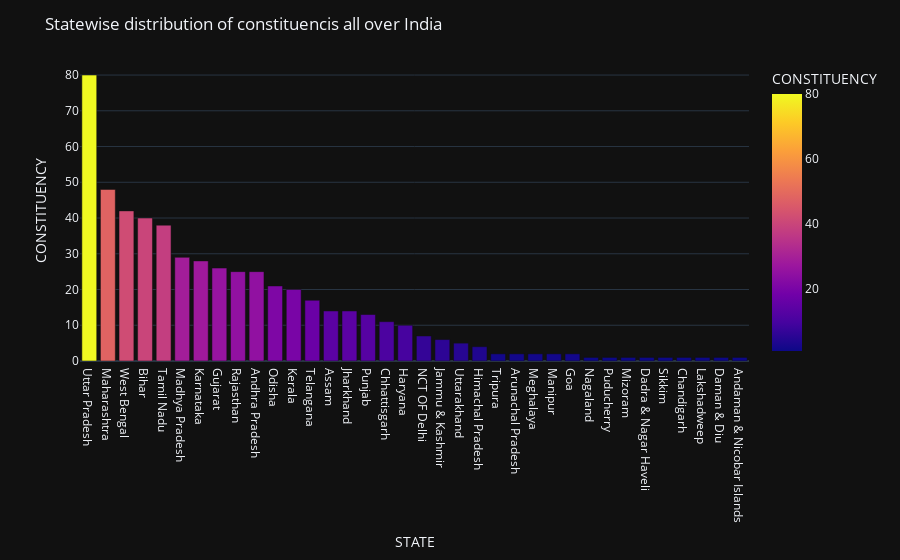

Source (notebook cell):
### Markdown cell above
"This count plot visualizes the distribution of educational levels ('EDUCATION') among the observations in the 'df_non_nota' DataFrame. Each bar on the plot represents a unique education category, and the height of the bar corresponds to the count of observations belonging to that category. This visualization provides a quick and effective way to understand the educational composition within the dataset, offering insights into the prevalence of different education levels among the non-NOTA (None of the Above) instances. Analyzing this distribution can be valuable for understanding the educational diversity and patterns present in the dataset."

### Code cell
st = candidate_personal_df.groupby('STATE').apply(lambda x : x['CONSTITUENCY'].nunique()).reset_index(name = 'CONSTITUENCY') #grouping state
shp_gdf = gpd.read_file('/content/Indian_States.shp')
merged = shp_gdf.set_index("st_nm").join(st.set_index('STATE'))
fig, ax = plt.subplots(1,figsize = (10,10))
ax.axis('off')
ax.set_title('State-wise Distribution of Indian Constituencies')
fig = merged.plot(column = "CONSTITUENCY",cmap='inferno_r',linewidth=0.5, ax=ax, edgecolor='0.2',legend=True )
st.sort_values(by='CONSTITUENCY',ascending=False,inplace=True)
fig2 = px.bar(st,x = 'STATE', y = 'CONSTITUENCY',color ='CONSTITUENCY',labels= {'pop':'Costituencies of India'})
fig2.update_layout(title_text ='Statewise distribution of constituencis all over India',template ='plotly_dark')
fig2.show()

### Figure 1 — Plotly figure (JSON) as saved in the notebook; plotly's stock layout.template omitted (floating-point values rounded to 4 significant figures)
{"data": [{"alignmentgroup": "True", "hovertemplate": "STATE=%{x}<br>CONSTITUENCY=%{marker.color}<extra></extra>", "legendgroup": "", "marker": {"color": [80, 48, 42, 40, 38, 29, 28, 26, 25, 25, 21, 20, 17, 14, 14, 13, 11, 10, 7, 6, 5, 4, 2, 2, 2, 2, 2, 1, 1, 1, 1, 1, 1, 1, 1, 1], "coloraxis": "coloraxis", "pattern": {"shape": ""}}, "name": "", "offsetgroup": "", "orientation": "v", "showlegend": false, "textposition": "auto", "x": ["Uttar Pradesh", "Maharashtra", "West Bengal", "Bihar", "Tamil Nadu", "Madhya Pradesh", "Karnataka", "Gujarat", "Rajasthan", "Andhra Pradesh", "Odisha", "Kerala", "Telangana", "Assam", "Jharkhand", "Punjab", "Chhattisgarh", "Haryana", "NCT OF Delhi", "Jammu & Kashmir", "Uttarakhand", "Himachal Pradesh", "Tripura", "Arunachal Pradesh", "Meghalaya", "Manipur", "Goa", "Nagaland", "Puducherry", "Mizoram", "Dadra & Nagar Haveli", "Sikkim", "Chandigarh", "Lakshadweep", "Daman & Diu", "Andaman & Nicobar Islands"], "xaxis": "x", "y": [80, 48, 42, 40, 38, 29, 28, 26, 25, 25, 21, 20, 17, 14, 14, 13, 11, 10, 7, 6, 5, 4, 2, 2, 2, 2, 2, 1, 1, 1, 1, 1, 1, 1, 1, 1], "yaxis": "y", "type": "bar"}], "layout": {"xaxis": {"anchor": "y", "domain": [0, 1], "title": {"text": "STATE"}}, "yaxis": {"anchor": "x", "domain": [0, 1], "title": {"text": "CONSTITUENCY"}}, "coloraxis": {"colorbar": {"title": {"text": "CONSTITUENCY"}}, "colorscale": [[0, "#0d0887"], [0.1111, "#46039f"], [0.2222, "#7201a8"], [0.3333, "#9c179e"], [0.4444, "#bd3786"], [0.5556, "#d8576b"], [0.6667, "#ed7953"], [0.7778, "#fb9f3a"], [0.8889, "#fdca26"], [1, "#f0f921"]]}, "legend": {"tracegroupgap": 0}, "margin": {"t": 60}, "barmode": "relative", "title": {"text": "Statewise distribution of constituencis all over India"}}}
